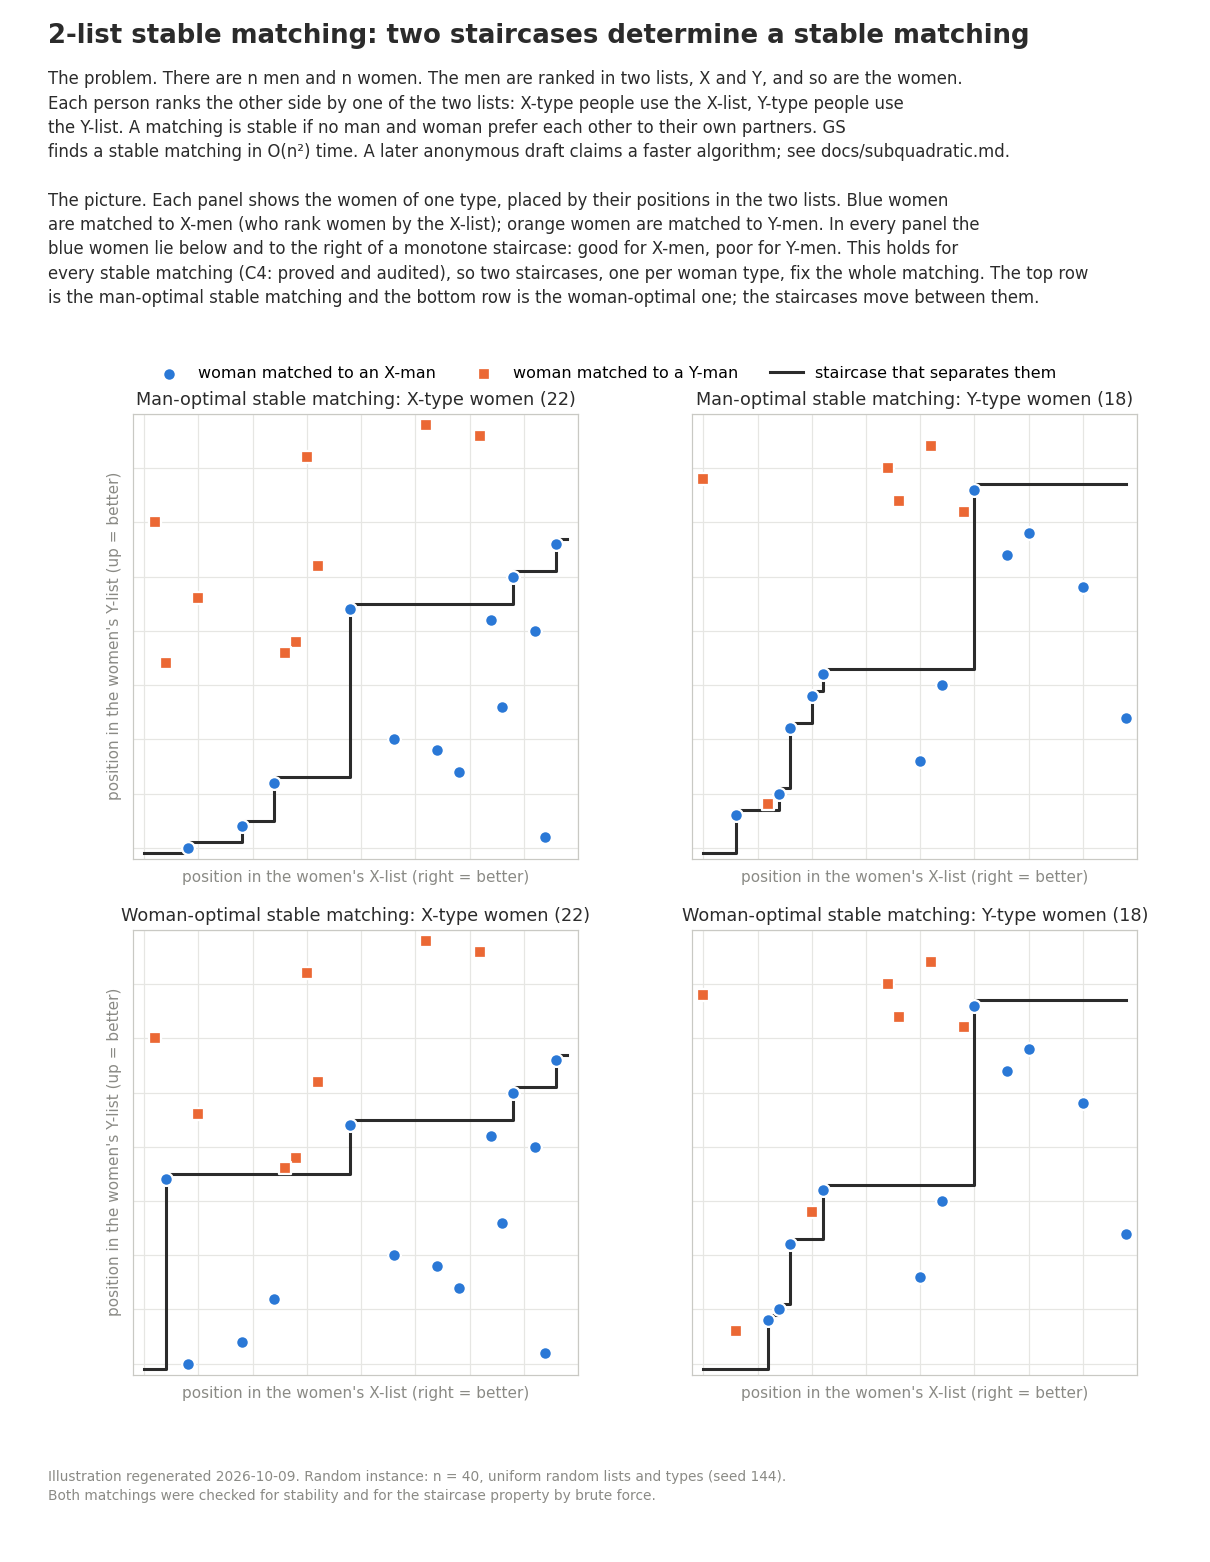

Recreate this plot in Python.
"""Draw the C4 staircases  for the man-optimal and woman-optimal stable matchings
of one random 2-list instance. 2026-10-05. Standard library + matplotlib."""
import random, sys
import matplotlib
matplotlib.use("Agg")
import matplotlib.pyplot as plt

BLUE, ORANGE, INK, MUTED = "#2a78d6", "#eb6834", "#2b2b2b", "#8a8a85"


def instance(n, rng):
    perm = lambda: rng.sample(range(n), n)
    a, b, c, d = perm(), perm(), perm(), perm()  # rank of person i in each list
    mt = [rng.choice("XY") for _ in range(n)]
    wt = [rng.choice("XY") for _ in range(n)]
    return a, b, c, d, mt, wt


def gs(n, prop_rank, recv_rank):
    """Proposer-optimal stable matching. prop_rank(p, r), recv_rank(r, p): smaller = better."""
    order = [sorted(range(n), key=lambda r: prop_rank(p, r)) for p in range(n)]
    nxt, held, free = [0] * n, [None] * n, list(range(n))
    while free:
        p = free.pop()
        r = order[p][nxt[p]]
        nxt[p] += 1
        q = held[r]
        if q is None:
            held[r] = p
        elif recv_rank(r, p) < recv_rank(r, q):
            held[r] = p
            free.append(q)
        else:
            free.append(p)
    return held  # held[receiver] = proposer


def solve(n, a, b, c, d, mt, wt):
    mr = lambda m, w: c[w] if mt[m] == "X" else d[w]
    wr = lambda w, m: a[m] if wt[w] == "X" else b[m]
    husband_mo = gs(n, mr, wr)                      # men propose
    wife_wo = gs(n, wr, mr)                         # women propose: wife_wo[m] = w
    husband_wo = [None] * n
    for m, w in enumerate(wife_wo):
        husband_wo[w] = m
    for h in (husband_mo, husband_wo):              # brute-force stability check
        wife = [None] * n
        for w, m in enumerate(h):
            wife[m] = w
        for m in range(n):
            for w in range(n):
                assert not (mr(m, w) < mr(m, wife[m]) and wr(w, m) < wr(w, h[w])), "unstable"
    return husband_mo, husband_wo


def staircase(points):
    """points: list of (u, v, isX). X-labeled set must be closed under (u larger, v smaller).
    Returns the step boundary g(u)+0.5 for u = 0..n-1 and checks the C4 separation."""
    xs = [(u, v) for u, v, isx in points if isx]
    n = max(max(u for u, _, _ in points), max(v for _, v, _ in points)) + 1
    g = []
    for u in range(n):
        vs = [v for (u0, v) in xs if u0 <= u]
        g.append(max(vs) + 0.5 if vs else -0.5)
    for u, v, isx in points:
        assert isx == (v < g[u]), "C4 staircase separation fails"
    return g


def main(n=40, seed=None):
    best = None
    for s in range(400) if seed is None else [seed]:
        inst = instance(n, random.Random(s))
        mo, wo = solve(n, *inst)
        diff = sum(1 for w in range(n) if inst[4][mo[w]] != inst[4][wo[w]])
        if best is None or diff > best[0]:
            best = (diff, s, inst, mo, wo)
    diff, s, (a, b, c, d, mt, wt), mo, wo = best
    print(f"seed {s}: {diff} women change partner type between MOSM and WOSM")

    fig = plt.figure(figsize=(11, 14.2))
    gs_ = fig.add_gridspec(2, 2, left=0.08, right=0.97, top=0.735, bottom=0.12,
                           hspace=0.16, wspace=0.08)
    axes = [[fig.add_subplot(gs_[i, j]) for j in range(2)] for i in range(2)]
    rows = [("Man-optimal stable matching", mo), ("Woman-optimal stable matching", wo)]
    for i, (rname, husband) in enumerate(rows):
        for j, wtype in enumerate("XY"):
            ax = axes[i][j]
            pts = [(n - 1 - c[w], n - 1 - d[w], mt[husband[w]] == "X")
                   for w in range(n) if wt[w] == wtype]
            g = staircase(pts)
            ax.step(range(n), g, where="post", color=INK, lw=2, zorder=1)
            for isx, col, mk, lab in ((True, BLUE, "o", "woman matched to an X-man"),
                                      (False, ORANGE, "s", "woman matched to a Y-man")):
                sel = [(u, v) for u, v, f in pts if f == isx]
                ax.scatter([p[0] for p in sel], [p[1] for p in sel], s=70, c=col, marker=mk,
                           edgecolors="white", linewidths=1.5, zorder=2, label=lab)
            ax.set_xlim(-1, n)
            ax.set_ylim(-1, n)
            ax.set_aspect("equal")
            ax.grid(color="#e6e6e3", lw=0.8)
            ax.set_axisbelow(True)
            ax.set_xticklabels([])
            ax.set_yticklabels([])
            ax.tick_params(length=0)
            for sp in ax.spines.values():
                sp.set_color("#c9c9c4")
            ax.set_title(f"{rname}: {wtype}-type women ({len(pts)})", fontsize=11.5, color=INK)
            ax.set_xlabel("position in the women's X-list (right = better)", color=MUTED, fontsize=10)
            if j == 0:
                ax.set_ylabel("position in the women's Y-list (up = better)", color=MUTED, fontsize=10)
    h, l = axes[0][0].get_legend_handles_labels()
    h.append(plt.Line2D([], [], color=INK, lw=2))
    l.append("staircase that separates them")
    fig.legend(h, l, loc="upper center", bbox_to_anchor=(0.5, 0.775), ncol=3, frameon=False,
               fontsize=10.5)

    fig.text(0.04, 0.985, "2-list stable matching: two staircases determine a stable matching",
             fontsize=17, fontweight="bold", color=INK, va="top")
    intro = (
        "The problem. There are n men and n women. The men are ranked in two lists, X and Y, and so are the women.\n"
        "Each person ranks the other side by one of the two lists: X-type people use the X-list, Y-type people use\n"
        "the Y-list. A matching is stable if no man and woman prefer each other to their own partners. GS\n"
        "finds a stable matching in O(n\u00b2) time. A later anonymous draft claims a faster algorithm; see docs/subquadratic.md.\n"
        "\n"
        "The picture. Each panel shows the women of one type, placed by their positions in the two lists. Blue women\n"
        "are matched to X-men (who rank women by the X-list); orange women are matched to Y-men. In every panel the\n"
        "blue women lie below and to the right of a monotone staircase: good for X-men, poor for Y-men. This holds for\n"
        "every stable matching (C4: proved and audited), so two staircases, one per woman type, fix the whole matching. The top row\n"
        "is the man-optimal stable matching and the bottom row is the woman-optimal one; the staircases move between them."
    )
    fig.text(0.04, 0.955, intro, fontsize=10.8, color=INK, va="top", linespacing=1.45)
    foot = (
        f"Illustration regenerated 2026-10-09. Random instance: n = {n}, uniform random lists and types (seed {s}).\n"
        "Both matchings were checked for stability and for the staircase property by brute force.\n"
    )
    fig.text(0.04, 0.025, foot, fontsize=9, color=MUTED, va="bottom", linespacing=1.5)
    out = str(__import__("pathlib").Path(__file__).with_name("staircases.png"))
    fig.savefig(out, dpi=110)
    print(out)


if __name__ == "__main__":
    main(int(sys.argv[1]) if len(sys.argv) > 1 else 40)
